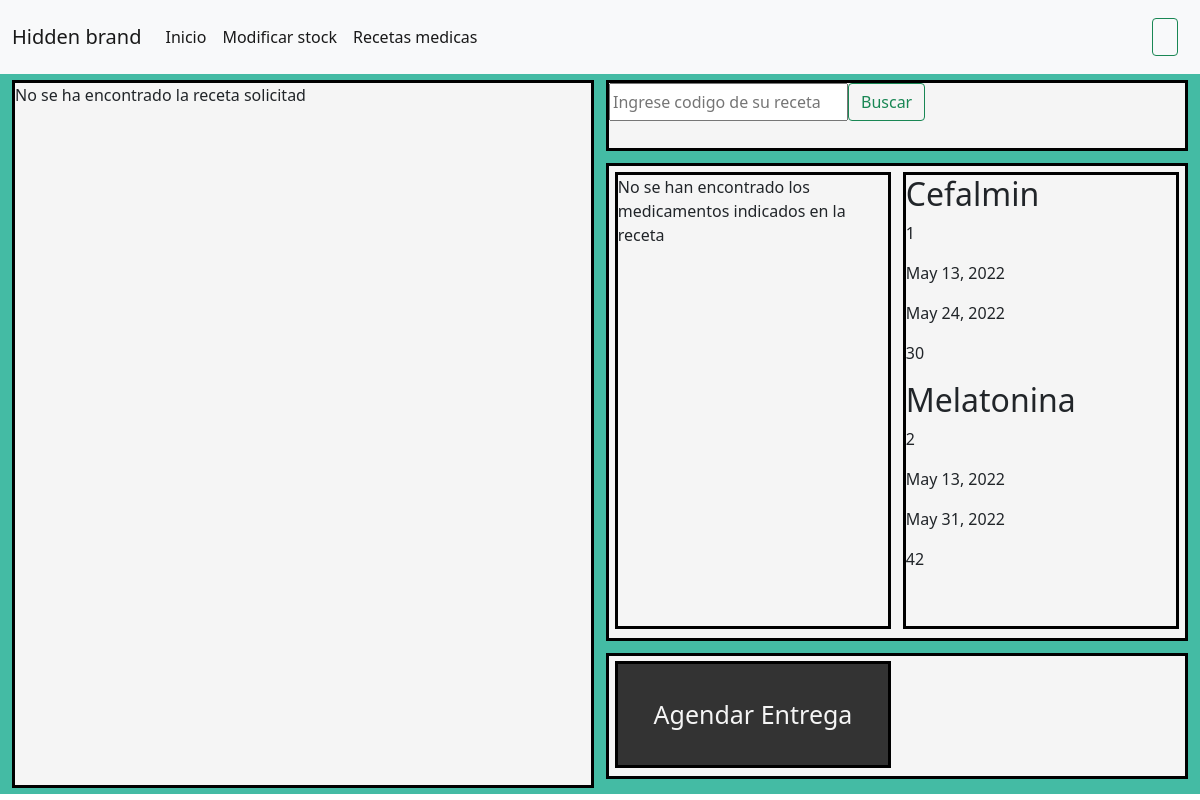
/farm_revisar_receta/, run on the app's committed database.
### polls/models.py (models this page shows, shortened)
class Medicamento(models.Model):
    nombre_medicamento = models.CharField(max_length=25)
    fecha_elab_medicamento = models.DateField(null=True)
    fecha_venc_medicamento = models.DateField(null=True)
    cantidad_medicamento = models.CharField(max_length=4)

### polls/views.py (the view, shortened to what this page needs)
# urls.py: path('farm_revisar_receta/', views.farm_revisar_receta, name='farm_revisar_receta'),
def farm_revisar_receta(request):
    buscar_receta = request.GET.get('buscador_receta')
    form_entrega = entrega_medicamento(request.POST, request.FILES)
    medicamento = Medicamento.objects.all()
    receta = Receta_medica.objects.all()
    verif = False
    if buscar_receta and Receta_medica.objects.filter(Q(id = buscar_receta)):
        receta = Receta_medica.objects.filter(Q(id = buscar_receta))
        verif = True
    data = {
        'form_entrega': entrega_medicamento,
        'receta': receta,
        'medicamento': medicamento,
        'verif': verif
    }
    return render(request, 'farmaceutico/farm_revisar_receta.html', data)

### polls/templates/farmaceutico/farm_revisar_receta.html (shortened to what this page needs)
{% extends 'base/base.html' %}
{% load static %}
{% load crispy_forms_tags %}
{% block styles %}
<link rel="stylesheet" href="{% static 'styles/farm_revisar_receta.css' %}?{% now 'U' %}">
{% endblock %}
{% block link0 %}
<a class="nav-link active" aria-current="page" href="{% url 'farm_home' %}">Inicio</a>
{% endblock %}
{% block link1 %}
<a class="nav-link active" aria-current="page" href="{% url 'farm_modificar_stock' %}">Modificar stock</a>
{% endblock %}
{% block link2 %}
<a class="nav-link active" aria-current="page" href="{% url 'farm_revisar_receta' %}">Recetas medicas</a>
{% endblock %}
{% block main %}
  <div class='buscar_receta'>
    <form class="d-flex" method='GET' action='{% url 'farm_revisar_receta' %}'>
      <input name='buscador_receta' type='search' placeholder='Ingrese codigo de su receta'>
      <button class="btn btn-outline-success" type="submit">Buscar</button>
    </form>
  </div>
  {% if verif %}
    {% for r in receta %}
    <div class='receta_medica'>
      <h2>{{ r.id }}</h2>
      <h2>{{ r.fecha_receta }}</h2>
      <h2>{{ r.prescripcion_receta }}</h2>
      <h2>{{ r.id_paciente.nombre_paciente }}</h2>
      <h2>{{ r.id_paciente.run_paciente }}</h2>
      <h2>{{ r.id_personal.nombre_personal }}</h2>
      <h2>{{ r.id_personal.run_personal }}</h2>
    </div>
    <div class='box_medicamentos'>
      <div class='medicamentos_solicitados'>
        <div class='lista_medicamentos'>
          <h2>{{ r.id_medicamento.nombre_medicamento }}</h2>
          <p>id: {{ r.id_medicamento.id }}</p>
          <p>cantidad actual: {{ r.id_medicamento.cantidad_medicamento }}
          <p>cantidad a entregar: {{ r.cantidad_medicamentos }}</p>
        </div>
        <div class = 'formulario_solic_medic'>
          {% include 'farmaceutico/farm_revisar_receta_med.html' %}
        </div>
      </div>
      <div class='disponibilidad_medicamentos'>
        {% for s in medicamento %}
        <h2>{{ s.nombre_medicamento }}</h2>
        <p>{{ s.id }}</p>
        <p>{{ s.fecha_elab_medicamento }}</p>
        <p>{{ s.fecha_venc_medicamento }}</p>
        <p>{{ s.cantidad_medicamento }}</p>
        {% endfor %}
      </div>
    </div>
    {% endfor %}
  {% else %}
  <div class='receta_medica'>
    <p>No se ha encontrado la receta solicitad</p>
  </div>
  <div class='box_medicamentos'>
    <div class='medicamentos_solicitados'>
      <p>No se han encontrado los medicamentos indicados en la receta</p>
    </div>
    <div class='disponibilidad_medicamentos'>
      {% for s in medicamento %}
      <h2>{{ s.nombre_medicamento }}</h2>
      <p>{{ s.id }}</p>
      <p>{{ s.fecha_elab_medicamento }}</p>
      <p>{{ s.fecha_venc_medicamento }}</p>
      <p>{{ s.cantidad_medicamento }}</p>
      {% endfor %}
    </div>
  </div>
  {% endif %}
  <div class="box_opciones_receta">
    <div class='agendar_entrega'>
      <a href="#">Agendar Entrega</a>
    </div>
  </div>
{% endblock %}

### polls/static/styles/base.css (style rules this page uses)
body { padding: 0%; margin: 0%; height: 100vh; width: 100%; background-color: aliceblue; scroll-behavior: smooth; }
button { margin: 3px; height: 10%; margin-top: -3px; }

### polls/static/styles/farm_revisar_receta.css (style rules this page uses)
.receta_medica { float: left; border: solid black; background-color: whitesmoke; height: 100%; width: 48.5%; margin: 0%; margin-left: 1%; margin-right: .5%; }
.buscar_receta { float: right; border: solid black; background-color: whitesmoke; height: 10%; width: 48.5%; margin: 0%; margin-left: .5%; margin-right: 1%; }
.box_medicamentos { float: right; border: solid black; background-color: whitesmoke; height: 67.5%; width: 48.5%; margin-top: 1%; margin-right: 1%; margin-left: .5%; }
.medicamentos_solicitados { float: left; border: solid black; height: 97%; width: 48%; margin: 1%; }
.disponibilidad_medicamentos { float: right; border: solid black; height: 97%; width: 48%; margin: 1%; }
.box_opciones_receta { float: right; height: 17.8%; width: 48.5%; border: solid black; background-color: whitesmoke; margin: 0%; margin-top: 1%; margin-left: .5%; margin-right: 1%; padding: 0%; }
.agendar_entrega { float: left; border: solid black; height: 89%; width: 48%; margin: 1%; padding: 0%; }
.agendar_entrega a { background-color: #333; color: whitesmoke; text-align: center; width: 100%; height: 100%; display: flex; font-size: 25px; justify-content: center; align-items: center; text-decoration: none; }

### data on the page
Medicamento: nombre_medicamento "Cefalmin", id "1", fecha_elab_medicamento "May 13, 2022", fecha_venc_medicamento "May 24, 2022", cantidad_medicamento "30"
Medicamento: nombre_medicamento "Melatonina", id "2", fecha_elab_medicamento "May 13, 2022", fecha_venc_medicamento "May 31, 2022", cantidad_medicamento "42"
